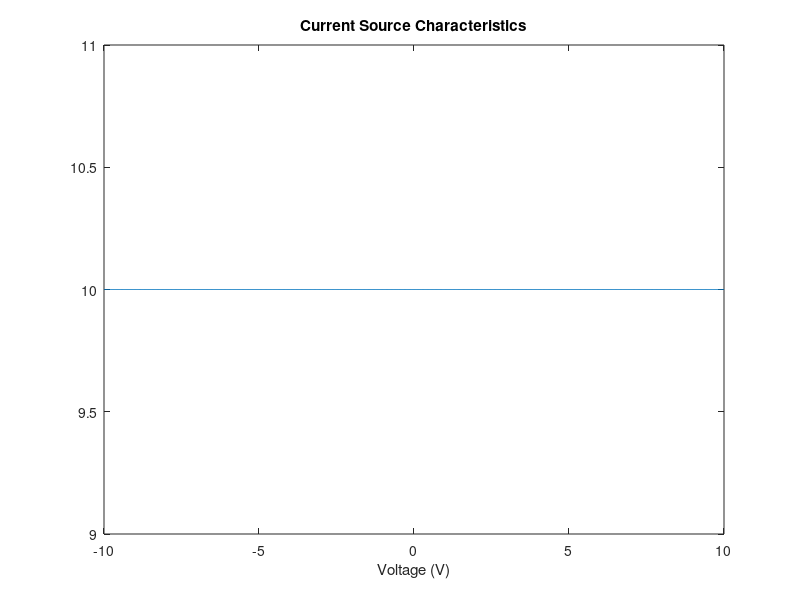

Write MATLAB code to recreate this figure.
%Name: Md. Roknuzzaman Rikon
%ID: 22024014
% Current Source Characteristics 
I_source = 10; % Current source value in amperes 
V = linspace(-10, 10, 1000); % Voltage range 
I = I_source * ones(size(V)); % Current is constant
plot(V, I); 
title('Current Source Characteristics'); 
xlabel('Voltage (V)'); 
